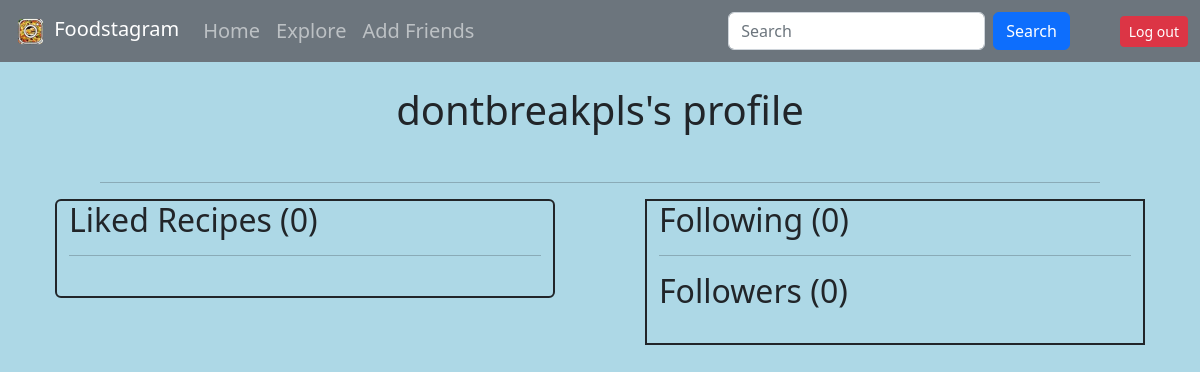
Page /otherprofile/dontbreakpls on the earlier database version.
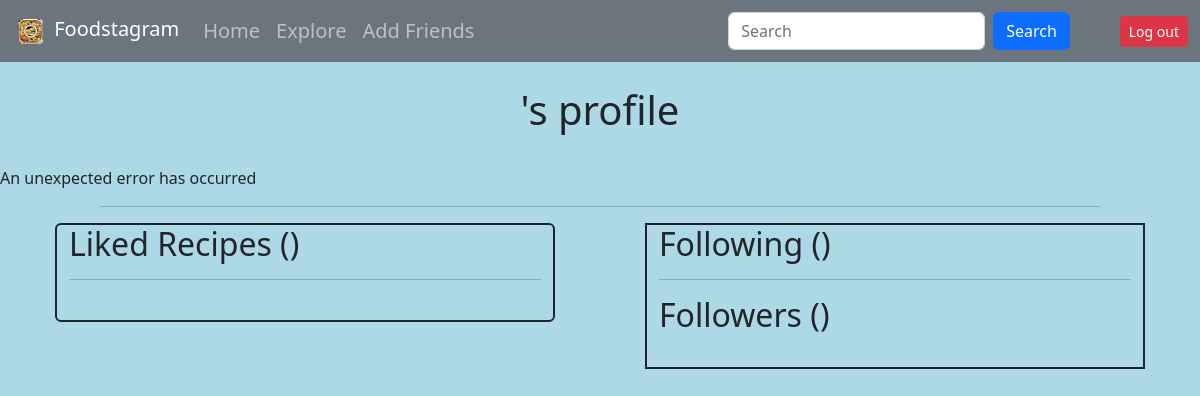
Same page on the later database version.
### tables this page shows
CREATE TABLE user_info (username TEXT, password TEXT, followers TEXT, following TEXT, liked_recipes TEXT);

### __init__.py (the view)
@app.route("/otherprofile/<user>", methods=["GET", "POST"])
def profile(user):
	try:
		c.execute("SELECT * from user_info")
		c.execute("SELECT liked_recipes from user_info WHERE username = ?", [user])
		recipes = "".join(c.fetchall()[0]) #string of recipes
		spacedlist = []
		urllist = []
		if (" " in recipes):
			likedlist = recipes.split() #list of all liked recipes
			for i in likedlist: #removes placeholder none and replaces _ with spaces
				urllist.append(get_url(i.replace("_", " "))) #url of liked recipes
				spacedlist.append(i.replace("_", " "))
		c.execute("SELECT following from user_info where username = ?", [user])
		following = []
		try:
			following = "".join(c.fetchall()[0]).split()
		except:
			print("Let MAy win the lottery")
		c.execute("SELECT followers from user_info where username = ?", [user])
		followers = []
		try:
			followers = "".join(c.fetchall()[0]).split()
		except:
			print("Winning lottery is hard tho")
	except:
		return render_template("profile.html", error="An unexpected error has occurred")
	return render_template("profile.html", user=user, liked=zip(spacedlist, urllist), following=following, followingcount=len(following), followers=followers, followercount=len(followers), likecount=len(spacedlist))

### api.py (called while the page is built)
def get_key(s):
    with open(s) as f:
        k = f.readlines() #api key
    key = k[0].strip() #changes the key from a list to a string
    return key

def get_url(name):
    k = get_key('keys/key_spoonacular.txt')
    url = f"https://api.spoonacular.com/recipes/complexSearch?query={name}&apiKey={k}" #url to get recipe id
    res = requests.get(url).json()
    recipes_api = res["results"]
    api_id = ""
    for i in recipes_api:
        if name == i['title']:
            api_id = i['id']
    url2 = f"https://api.spoonacular.com/recipes/{api_id}/information?apiKey={k}" #url to get recipe name from id
    res2 = requests.get(url2)
    recipe_url = res2.json()["spoonacularSourceUrl"]
    return recipe_url

### templates/profile.html (shortened to what this page needs)
<!DOCTYPE html>
<link href="https://cdn.jsdelivr.net/npm/bootstrap@5.2.3/dist/css/bootstrap.min.css" rel="stylesheet">
<body style="background-color: lightblue;">
    <nav class="navbar navbar-expand-lg navbar-dark bg-secondary">
        <div class="container-fluid">
            <div class="navbar-header">
              <a class="navbar-brand" href="/home"><img src="/static/logo.png" width="37" height="37"  alt="">
                Foodstagram</a>
            </div>
            <div class="collapse navbar-collapse" id="navbarSupportedContent">
            <ul class="navbar-nav mr-auto">
              <li class="nav-item">
                <a class="nav-link" style="font-size: 20px;" href="/home">Home</a>
              </li>
            <li class="nav-item">
                <a class="nav-link" style="font-size: 20px;" href="/explore">Explore</a>
              </li>
              <li class="nav-item">
                <a class="nav-link" style="font-size: 20px;" href="/friends">Add Friends</a>
              </li>
            </ul>
        </div>
        <form action="/search" method="POST" class="d-flex">
            <input class="form-control me-2" type="text" name="search" placeholder="Search" aria-label="Search">
            <button class="btn btn-primary" type="submit" name="search">Search</button>
          </form>
          <form action="/logout">
            <button class="btn btn-danger btn-sm" style="margin-left: 50px;" type="submit">Log out</button>
          </form>
        </div>
      </nav>
      <br>
      <h1 style="text-align: center;">{{user}}'s profile</h1>
      <br>
      {{error}}
      <hr style="margin-left: 100px; margin-right: 100px;">
      <div class="container-fluid">
        <div class="row justify-content-md-center">
          <div class="col col-5 border border-2 rounded border-dark" style="height: fit-content ;">
          <h2>Liked Recipes ({{likecount}})</h2>
          <hr>
            <br>
            </div>
            <div class="col col-5 border border-2 border-dark" style="margin-left: 90px; height: fit-content;">
              <h2>Following ({{followingcount}})</h2>
            <hr>
              <h2>Followers ({{followercount}})</h2>
            <br>
            </div>
        </div>
      </div>
</body>
</html>

Differences in the rows shown:
no longer on this page (row edited): user_info: username "dontbreakpls"
Other differences:
{{ error }}: (not shown) → "An unexpected error has occurred"
{{ likecount }}: "0" → (not shown)
{{ followingcount }}: "0" → (not shown)
{{ followercount }}: "0" → (not shown)
